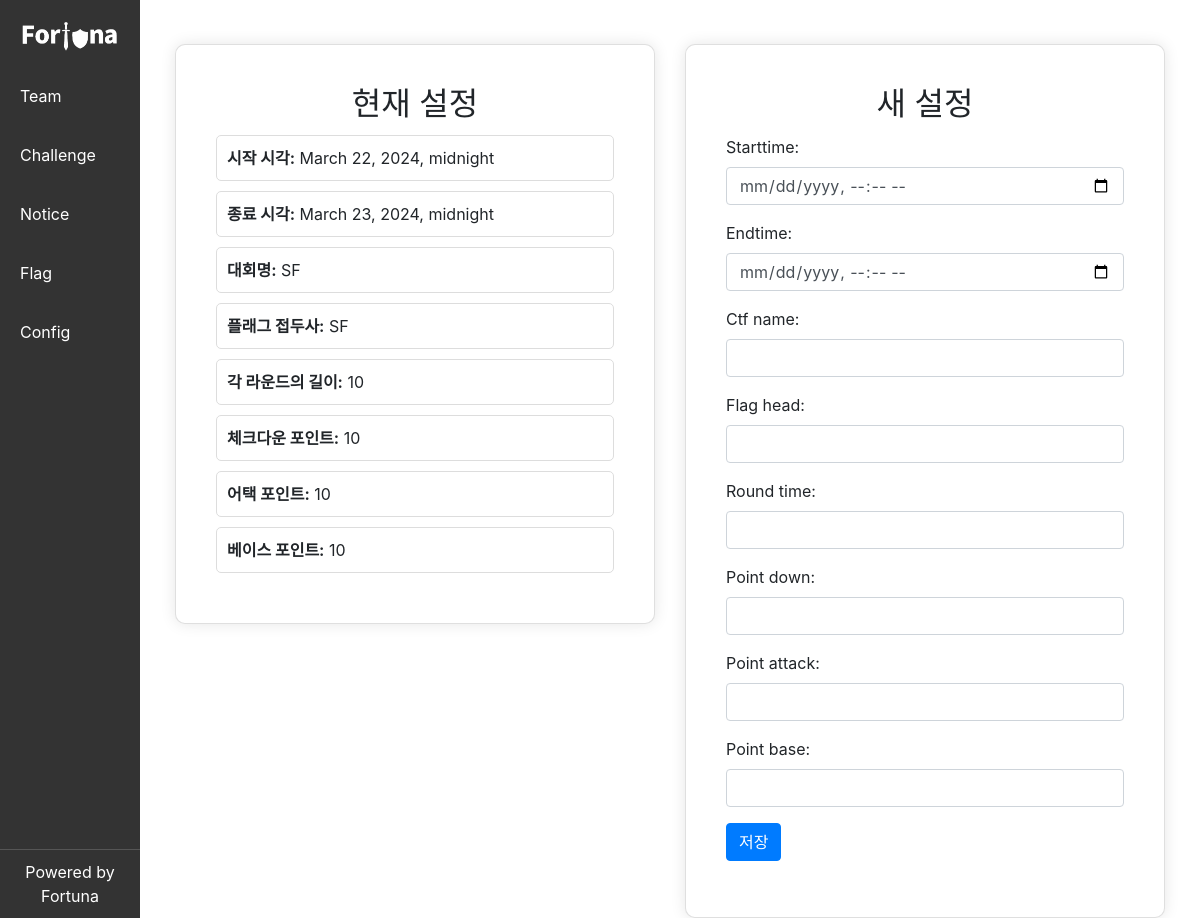
/manage/config/, run on an earlier commit of the app's database.
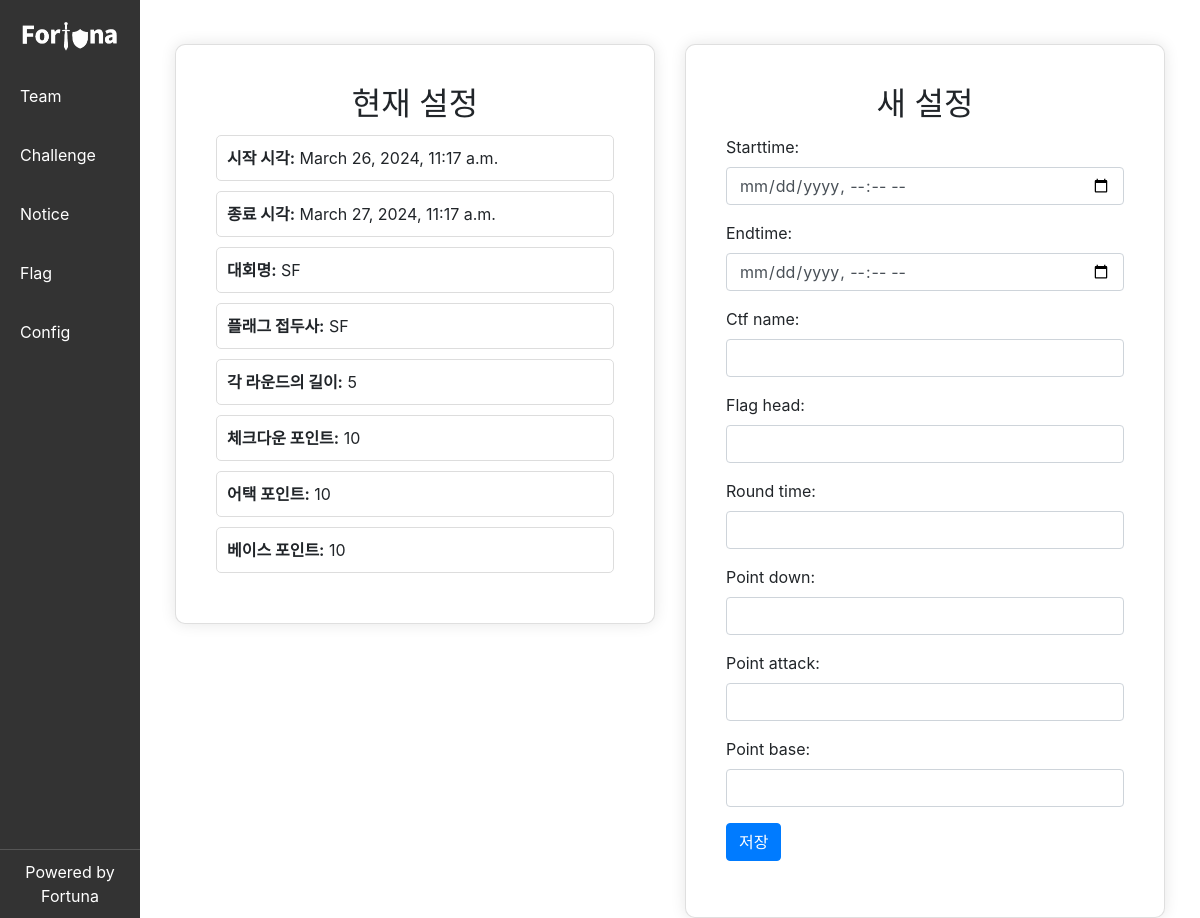
And on a later commit of the database.
### config/models.py (models this page shows, shortened)
class Config(models.Model):
    starttime = models.DateTimeField()
    endtime = models.DateTimeField()
    ctf_name = models.TextField()
    flag_head = models.TextField()
    round_time = models.IntegerField()
    point_down = models.IntegerField()
    point_attack = models.IntegerField()
    point_base = models.IntegerField()
    created_at = models.DateTimeField(auto_now_add=True)

### config/views.py (the view)
# urls.py: path('config/', config.config_view, name='config'),
def config_view(request):
    if request.method == "POST":
        form = ConfigForm(request.POST)
        if form.is_valid():
            form.save()
            return redirect('config')  # 성공적으로 저장 후 같은 뷰로 리디렉션
    else:
        form = ConfigForm()  # GET 요청 시 빈 폼 생성
    try:
        config = Config.objects.latest('created_at')
        context = {'config': config, 'form': form}
    except Config.DoesNotExist:
        context = {'form': form}  # Config 데이터가 없을 경우 form만 컨텍스트에 추가
    return render(request, 'config/config.html', context)

### config/forms.py
class ConfigForm(forms.ModelForm):
    class Meta:
        model = Config
        fields = [
            'starttime',
            'endtime',
            'ctf_name',
            'flag_head',
            'round_time',
            'point_down',
            'point_attack',
            'point_base'
        ]
        widgets = {
            'starttime': forms.DateTimeInput(attrs={'type': 'datetime-local', 'class': 'form-control'}),
            'endtime': forms.DateTimeInput(attrs={'type': 'datetime-local', 'class': 'form-control'}),
            'ctf_name': forms.TextInput(attrs={'class': 'form-control'}),
            'flag_head': forms.TextInput(attrs={'class': 'form-control'}),
            'round_time': forms.NumberInput(attrs={'class': 'form-control'}),
            'point_down': forms.NumberInput(attrs={'class': 'form-control'}),
            'point_attack': forms.NumberInput(attrs={'class': 'form-control'}),
            'point_base': forms.NumberInput(attrs={'class': 'form-control'}),
        }

### templates/config/config.html (shortened to what this page needs)
{% extends 'manage/base.html' %}
{% load static %}
{% block content %}
<div class="container-fluid mt-4">
    <div class="row">
        <div class="col-md-6">
            <div class="card">
                <div class="card-body">
                    <h2 class="card-title text-center">현재 설정</h2>
                    {% if config %}
                    <div class="config-item"><span class="config-title">시작 시각:</span> {{ config.starttime }}</div>
                    <div class="config-item"><span class="config-title">종료 시각:</span> {{ config.endtime }}</div>
                    <div class="config-item"><span class="config-title">대회명:</span> {{ config.ctf_name }}</div>
                    <div class="config-item"><span class="config-title">플래그 접두사:</span> {{ config.flag_head }}</div>
                    <div class="config-item"><span class="config-title">각 라운드의 길이:</span> {{ config.round_time }}
                    </div>
                    <div class="config-item"><span class="config-title">체크다운 포인트:</span> {{ config.point_down }}
                    </div>
                    <div class="config-item"><span class="config-title">어택 포인트:</span> {{ config.point_attack }}
                    </div>
                    <div class="config-item"><span class="config-title">베이스 포인트:</span> {{ config.point_base }}
                    </div>
                    {% else %}
                    <p>Config 데이터가 없습니다.</p>
                    {% endif %}
                </div>
            </div>
        </div>
        <div class="col-md-6">
            <div class="card">
                <div class="card-body">
                    <h2 class="card-title text-center">새 설정</h2>
                    <form method="post">
                        {{ form.as_p }}
                        <div class="form-group">
                            <button type="submit" class="btn btn-primary">저장</button>
                        </div>
                </div>
            </div>
        </div>
    </div>
    {% endblock content %}

### templates/manage/base.html (shortened to what this page needs)
{% load static %}
<!DOCTYPE html>
<html>
<head>
    <link href="https://stackpath.bootstrapcdn.com/bootstrap/4.5.2/css/bootstrap.min.css" rel="stylesheet">
    <link href="{% static 'manage.css' %}" rel="stylesheet" />
</head>
<body>
    <div class="manage-container">
        <div class="manage-left-container">
            <nav class="manage-navbar">
                <div class="manage-nav-logo">
                    <a href="/manage/">
                        <img src="{% static 'demologo.png' %}" alt="logo">
                    </a>
                </div>
                <a href="/manage/team" class="manage-nav-item">Team</a>
                <a href="/manage/challenge" class="manage-nav-item">Challenge</a>
                <a href="/manage/notice" class="manage-nav-item">Notice</a>
                <a href="/manage/flag" class="manage-nav-item">Flag</a>
                <a href="/manage/config" class="manage-nav-item">Config</a>
            </nav>
            <div class="manage-footer">
                Powered by Fortuna
            </div>
        </div>
        <div class="manage-right-content">
            {% block content %}
            {% endblock content %}
        </div>
    </div>
</body>
</html>

### static/manage.css (style rules this page uses)
.col-md-6 { padding: 0 15px; }
.card { margin: 0 auto; padding: 20px; border-radius: 10px; box-shadow: 0 0 15px rgba(0, 0, 0, 0.1); }
.config-item { background-color: #ffffff; border: 1px solid #ddd; border-radius: 5px; padding: 10px; margin-bottom: 10px; }
.config-title { font-weight: bold; }
.manage-container { display: flex; height: 100vh; }
.manage-left-container { width: 140px; position: fixed; left: 0; top: 0; bottom: 0; background-color: #333; overflow-y: auto; }
.manage-right-content { flex-grow: 1; margin-left: 140px; padding: 20px; }
.manage-navbar { position: fixed; left: 0; top: 0; width: 140px; height: 100%; background-color: #333; padding: 20px 10px; }
.manage-nav-logo { text-align: center; margin-bottom: 20px; }
.manage-nav-logo img { max-width: 100px; height: auto; }
.manage-nav-item { display: block; color: white; text-decoration: none; margin-bottom: 15px; padding: 10px; border-radius: 5px; transition: background-color 0.3s, color 0.3s; }
.manage-footer { position: absolute; bottom: 0; width: 140px; text-align: center; color: white; padding: 10px 0; border-top: 1px solid #555; }

What changed in the data, as far as the page shows it:
no longer on this page (row unchanged): Config: starttime "March 22, 2024, midnight", endtime "March 23, 2024, midnight", ctf_name "SF", flag_head "SF", round_time "10", point_down "10", point_attack "10", point_base "10"
added Config: starttime "March 26, 2024, 11:17 a.m.", endtime "March 27, 2024, 11:17 a.m.", ctf_name "SF", flag_head "SF", round_time "5", point_down "10", point_attack "10", point_base "10"
